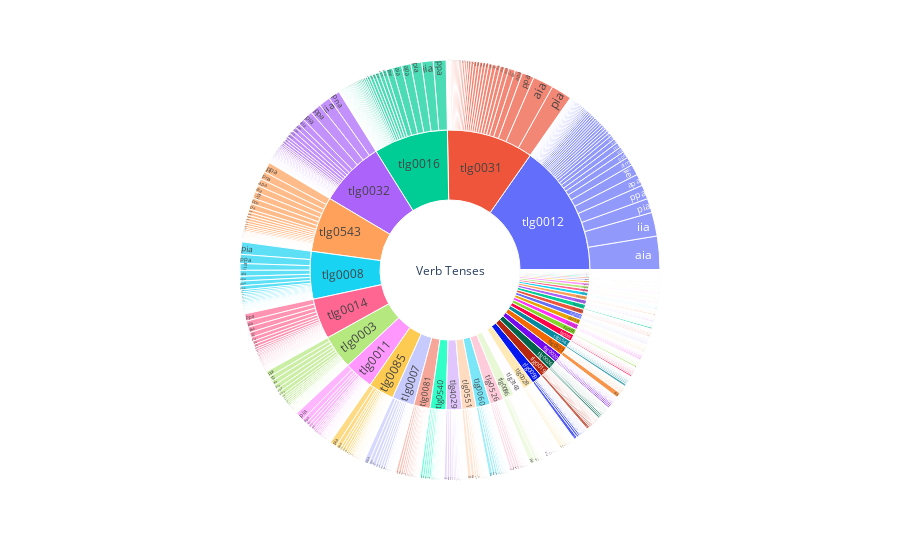

The code cell stored with this chart in its notebook:
### Code cell
fig3 = px.sunburst(verbFormCt, path=[px.Constant('Verb Tenses'), 'Author', 'Tense+Mood+Voice'], values='count')
fig3.show()

### Figure 1 — Plotly figure (JSON) as saved in the notebook; plotly's stock layout.template omitted (floating-point values rounded to 4 significant figures; data arrays with more than 128 entries replaced by an {"elided": "..."} marker saying what was removed)
{"data": [{"branchvalues": "total", "domain": {"x": [0, 1], "y": [0, 1]}, "hovertemplate": "labels=%{label}<br>count=%{value}<br>parent=%{parent}<br>id=%{id}<extra></extra>", "ids": {"elided": "2855 str values"}, "labels": {"elided": "2855 str values"}, "name": "", "parents": {"elided": "2855 str values"}, "type": "sunburst", "values": {"elided": "2855 int values"}}], "layout": {"legend": {"tracegroupgap": 0}, "margin": {"t": 60}}}
